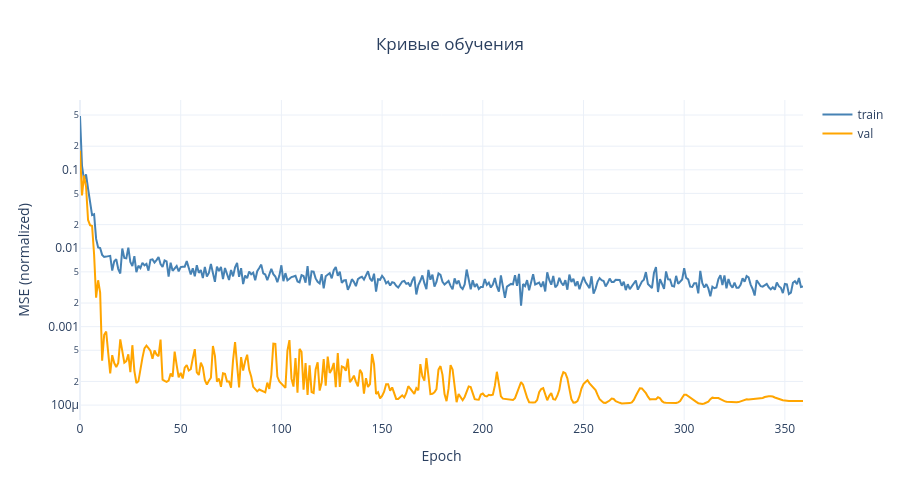

The cell this chart's notebook holds for it:
### Code cell
fig = go.Figure()
fig.add_trace(go.Scatter(
    y=history['train'], mode='lines', name='train',
    line=dict(color='steelblue')
))
fig.add_trace(go.Scatter(
    y=history['val'], mode='lines', name='val',
    line=dict(color='orange')
))

fig.update_yaxes(type='log', title_text='MSE (normalized)')
fig.update_xaxes(title_text='Epoch')
fig.update_layout(
    height=500,
    title_text='Кривые обучения',
    title_x=0.5,
    hovermode='x unified'
)
fig.show()

### Figure 1 — Plotly figure (JSON) as saved in the notebook; plotly's stock layout.template omitted (floating-point values rounded to 4 significant figures; data arrays with more than 128 entries replaced by an {"elided": "..."} marker saying what was removed)
{"data": [{"line": {"color": "steelblue"}, "mode": "lines", "name": "train", "type": "scatter", "y": {"elided": "360 float values"}}, {"line": {"color": "orange"}, "mode": "lines", "name": "val", "type": "scatter", "y": {"elided": "360 float values"}}], "layout": {"height": 500, "hovermode": "x unified", "title": {"text": "Кривые обучения", "x": 0.5}, "xaxis": {"title": {"text": "Epoch"}}, "yaxis": {"title": {"text": "MSE (normalized)"}, "type": "log"}}}
